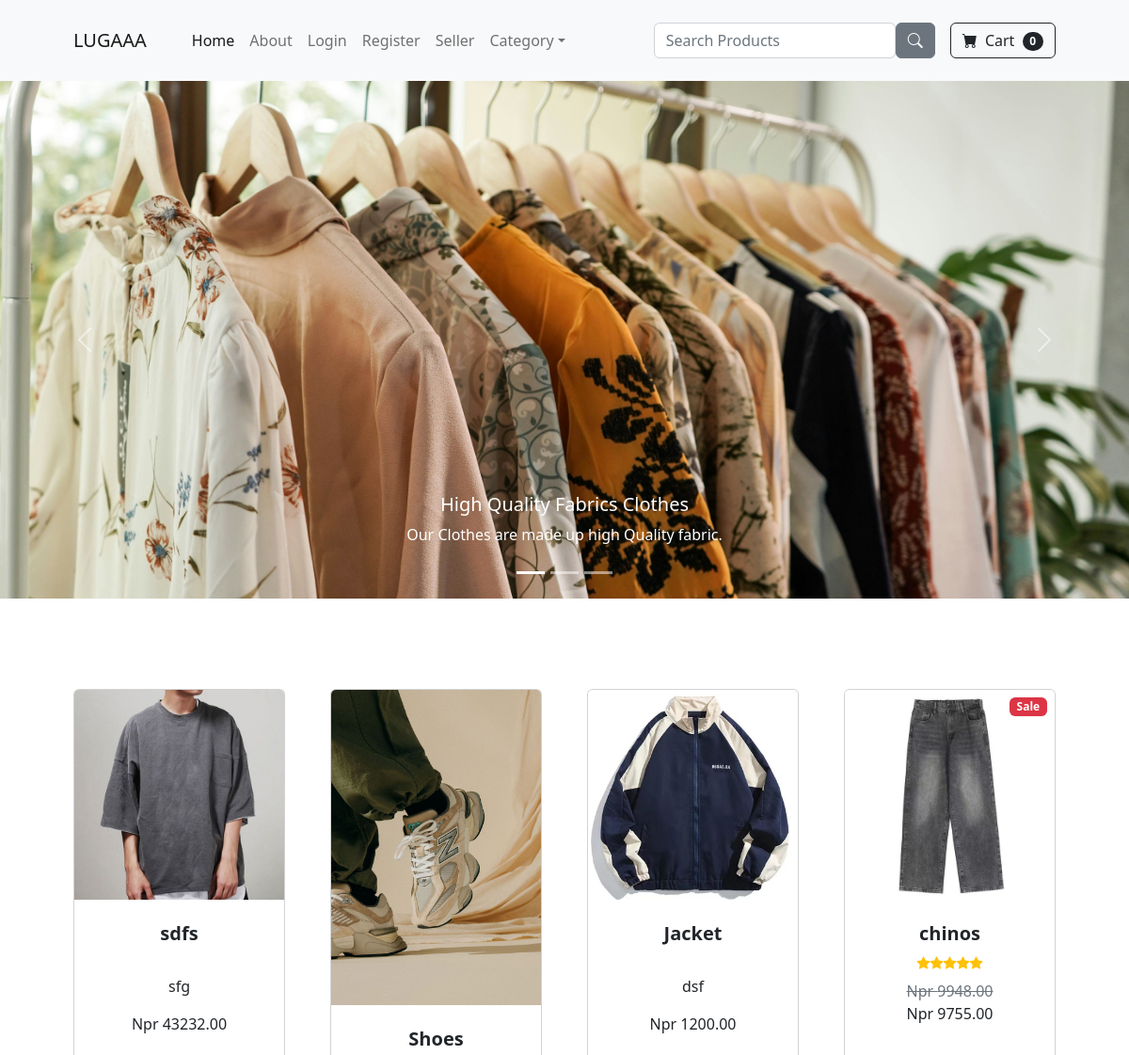
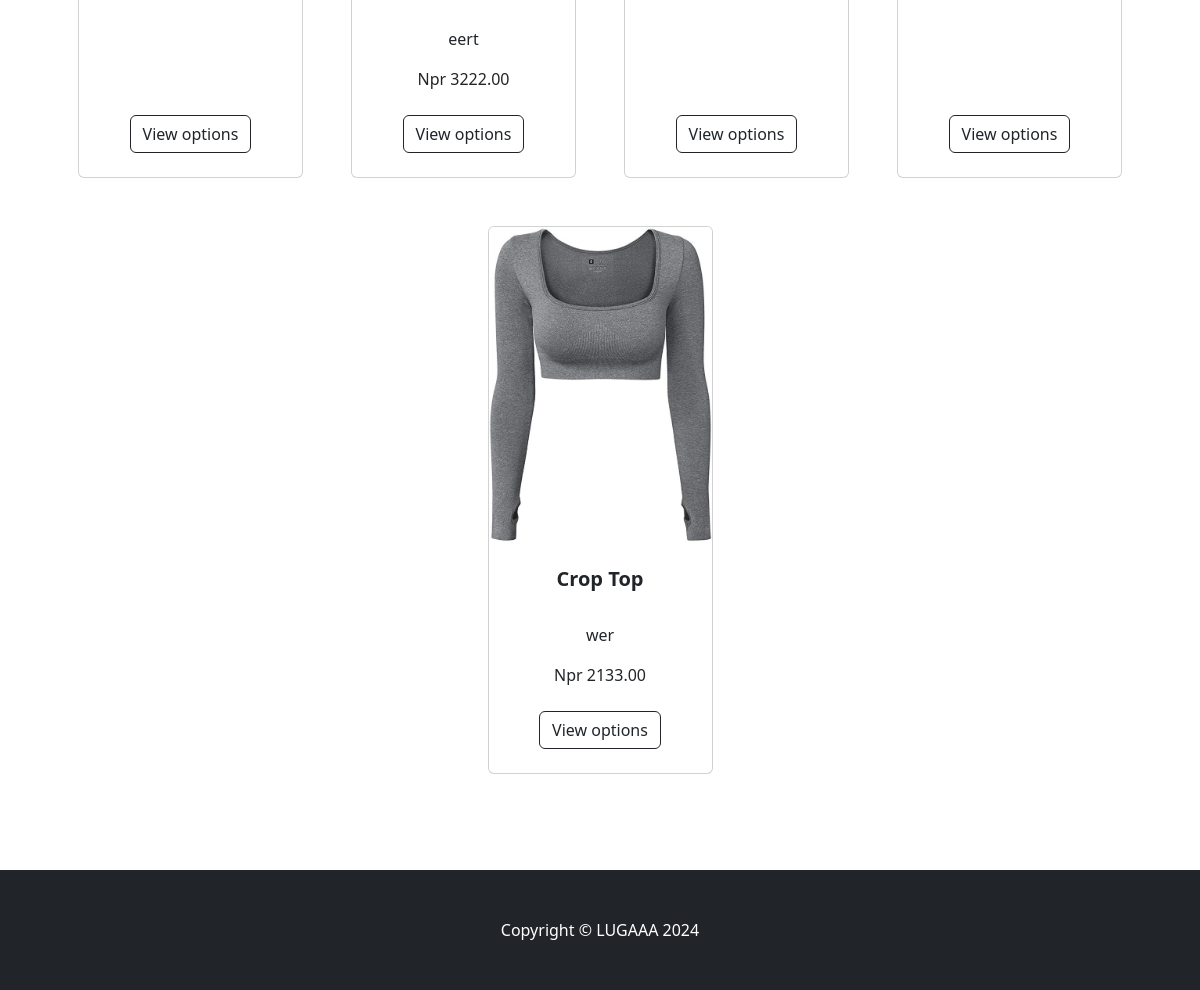
The app's page /, older data (2 pictures, top to bottom).
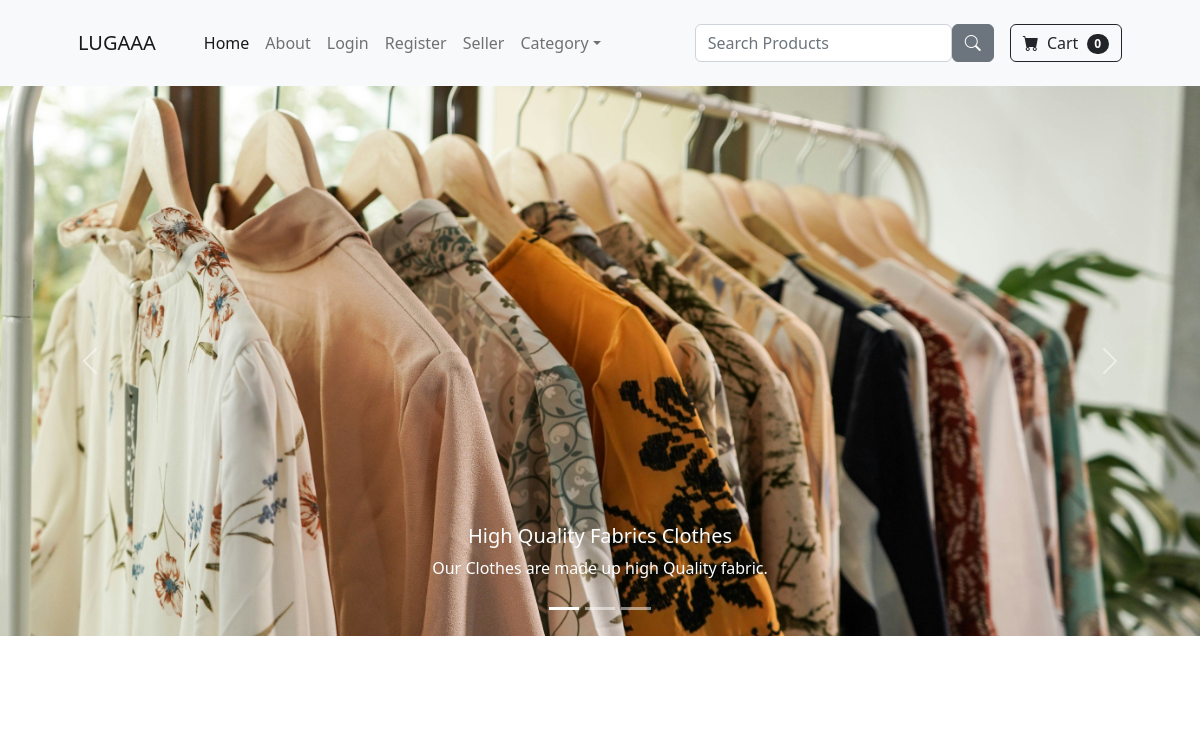
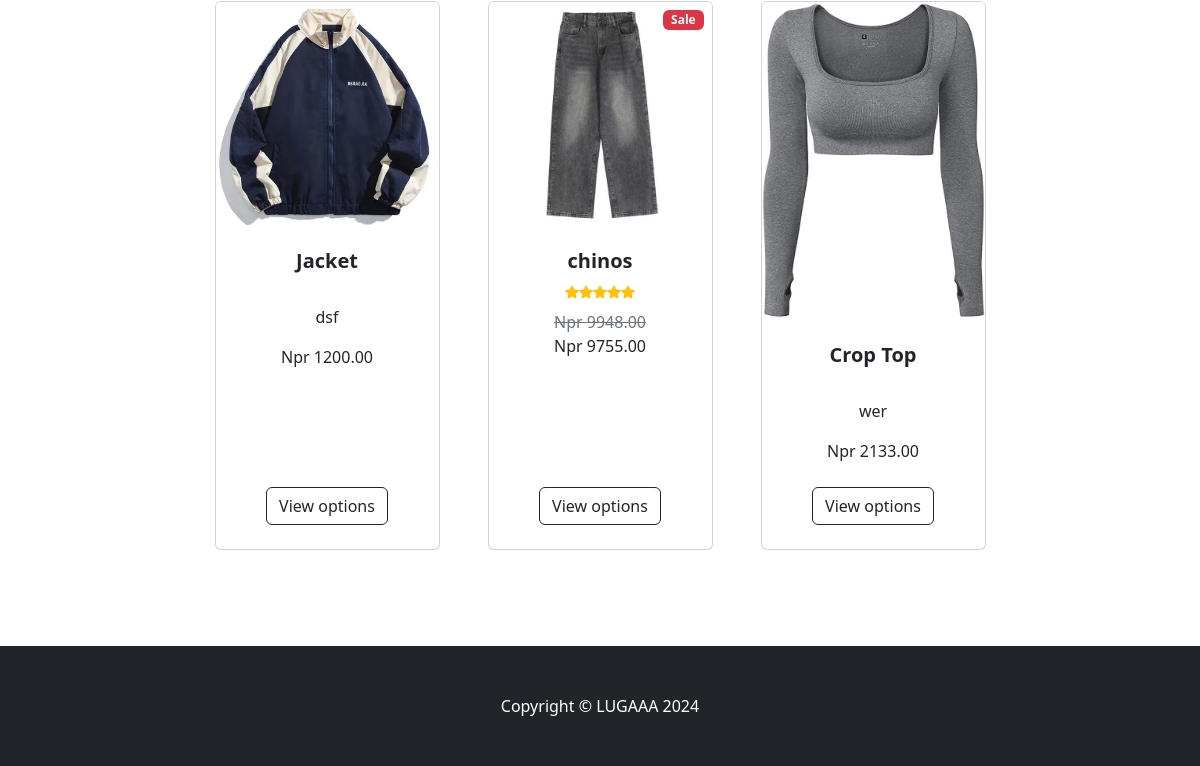
The same page, newer data (2 pictures, top to bottom).
### store/models.py (models this page shows, shortened)
class Product(models.Model):
    name =  models.CharField(max_length=100)
    price =  models.DecimalField(default=0, decimal_places=2, max_digits = 8)
    category =  models.ForeignKey(Category, on_delete=models.CASCADE, null=True, blank=True)
    description =  models.CharField(max_length=250, default='', blank = True, null=True)
    image = models.ImageField(upload_to='uploads/product/')
    is_sale = models.BooleanField(default= False)
    sale_price = models.DecimalField(default=0, decimal_places=2, max_digits = 8, null=True)
    in_stock =  models.PositiveIntegerField(default=1)

### store/views.py (the view)
# urls.py: 2. Add a URL to urlpatterns:  path('', views.home, name='home')
def home(request):
    products = Product.objects.all()
    return render(request, 'home.html', {"products": products})

### cart/cart.py (called while the page is built)
    def __len__(self):
        return len(self.cart)

### cart/context_processor.py (called while the page is built)
def cart(request):
    return {'cart': Cart(request)}

### store/templates/home.html (shortened to what this page needs)
{% extends 'base.html' %}
{% load static %}
{% block content %}
        <div id="carouselExampleCaptions" class="carousel slide">
          <div class="carousel-indicators">
            <button type="button" data-bs-target="#carouselExampleCaptions" data-bs-slide-to="0" class="active" aria-current="true" aria-label="Slide 1"></button>
            <button type="button" data-bs-target="#carouselExampleCaptions" data-bs-slide-to="1" aria-label="Slide 2"></button>
            <button type="button" data-bs-target="#carouselExampleCaptions" data-bs-slide-to="2" aria-label="Slide 3"></button>
          </div>
          <div class="carousel-inner">
            <div class="carousel-item active">
              <img src="/media/uploads/product/sliderimg.jpg" class="d-block mx-auto" alt="Image 1" style="width:1200px; height:550px; object-fit:cover;">
              <div class="carousel-caption d-none d-md-block">
                <h5>High Quality Fabrics Clothes</h5>
                <p>Our Clothes are made up high Quality fabric.</p>
              </div>
            </div>
          </div>
          <button class="carousel-control-prev" type="button" data-bs-target="#carouselExampleCaptions" data-bs-slide="prev">
            <span class="carousel-control-prev-icon" aria-hidden="true"></span>
          </button>
          <button class="carousel-control-next" type="button" data-bs-target="#carouselExampleCaptions" data-bs-slide="next">
            <span class="carousel-control-next-icon" aria-hidden="true"></span>
          </button>
        </div>
        <section class="py-5">
            <div class="container px-4 px-lg-5 mt-5">
                <div class="row gx-4 gx-lg-5 row-cols-2 row-cols-md-3 row-cols-xl-4 justify-content-center">
                   {% for product in products %}
                        {% if product.is_sale %}
                        <div class="col mb-5">
                            <div class="card h-100">
                                <div class="badge bg-danger text-white position-absolute" style="top: 0.5rem; right: 0.5rem">Sale</div>
                                <img class="card-img-top" src="{{ product.image.url }}" alt="..." />
                                <div class="card-body p-4">
                                    <div class="text-center">
                                        <h5 class="fw-bolder">{{  product.name }}</h5>
                                        <div class="d-flex justify-content-center small text-warning mb-2">
                                            <div class="bi-star-fill"></div>
                                            <div class="bi-star-fill"></div>
                                            <div class="bi-star-fill"></div>
                                            <div class="bi-star-fill"></div>
                                            <div class="bi-star-fill"></div>
                                        </div>
                                        <span class="text-muted text-decoration-line-through">Npr {{product.price}}</span><br>
                                        Npr {{product.sale_price}}
                                    </div>
                                </div>
                                <div class="card-footer p-4 pt-0 border-top-0 bg-transparent">
                                    <div class="text-center"><a class="btn btn-outline-dark mt-auto" href="{% url 'product' product.id %}">View options</a></div>
                                </div>
                            </div>
                        </div>
                        {% else %}
                    <div class="col mb-5">
                        <div class="card h-100">
                            <img class="card-img-top" src="{{ product.image.url }}" alt="..." />
                            <div class="card-body p-4">
                                <div class="text-center">
                                    <h5 class="fw-bolder">{{ product.name}}</h5><br>
                                    <p>{{ product.description }}</p>
                                    Npr {{product.price }}
                                </div>
                            </div>
                            <div class="card-footer p-4 pt-0 border-top-0 bg-transparent">
                                <div class="text-center"><a class="btn btn-outline-dark mt-auto" href="{% url 'product' product.id %}">View options</a></div>
                            </div>
                        </div>
                    </div>
                    {% endif %}
                    {% endfor %}
        </section>
{% endblock %}

### store/templates/base.html (shortened to what this page needs)
{% load static %}
<!DOCTYPE html>
<html lang="en">
    <head>
        <link href="https://cdn.jsdelivr.net/npm/bootstrap@5.3.0-alpha1/dist/css/bootstrap.min.css" rel="stylesheet">
        <link href="https://cdn.jsdelivr.net/npm/bootstrap-icons@1.5.0/font/bootstrap-icons.css" rel="stylesheet" />
        <link href="{% static 'css/styles.css'%}" rel="stylesheet" />
    </head>
    <body>
        {%  include 'navbar.html' %}
        {% block content %}
        {% endblock %}
        <footer class="py-5 bg-dark">
            <div class="container"><p class="m-0 text-center text-white">Copyright &copy; LUGAAA 2024</p></div>
        </footer>
    </body>
</html>

### store/templates/navbar.html (shortened to what this page needs)
<nav class="navbar navbar-expand-lg navbar-light bg-light">
    <div class="container px-4 px-lg-5">
        <a class="navbar-brand" href="{% url 'home'%}">LUGAAA</a>
        <div class="collapse navbar-collapse" id="navbarSupportedContent">
            <ul class="navbar-nav me-auto mb-2 mb-lg-0 ms-lg-4">
                <li class="nav-item"><a class="nav-link active" aria-current="page" href="{% url 'home'%}">Home</a></li>
                <li class="nav-item"><a class="nav-link" href="{% url 'about' %}">About</a></li>
                {% if user.is_authenticated %}
                    <li class="nav-item"><a class="nav-link" href="{% url 'logout' %}">Logout</a></li>
                    <li class="nav-item dropdown">
                        <a class="nav-link dropdown-toggle" id="navbarDropdown" href="#" role="button" data-bs-toggle="dropdown" aria-expanded="false">Profile</a>
                        <ul class="dropdown-menu" aria-labelledby="navbarDropdown">
                            <li><a class="dropdown-item" href="{% url 'update_user' %}">User Profile</a></li>
                            <li><hr class="dropdown-divider" /></li>
                            <li><a class="dropdown-item" href="{% url 'update_info' %}">User Info</a></li>
                        </ul>
                    </li>
                    <li class="nav-item"><a class="nav-link" href="{% url 'order_tracking' %}">My Orders</a></li>
                {% else %}
                <li class="nav-item"><a class="nav-link" href="{% url 'login' %}">Login</a></li>
                <li class="nav-item"><a class="nav-link" href="{% url 'register' %}">Register</a></li>
                {% endif %}
                <li class="nav-item"><a class="nav-link" href="{% url 'seller_login'%}">Seller</a></li>
                <li class="nav-item dropdown">
                    <a class="nav-link dropdown-toggle" id="navbarDropdown" href="#" role="button" data-bs-toggle="dropdown" aria-expanded="false">Category</a>
                </li>
            </ul>
            <div class="mb-3 mx-3 d-flex align-items-center mt-3 mr-3" >
                <form method="POST" action="{% url 'search' %}" class="d-flex align-items-center flex-grow-1">
                <input type="text" class="form-control" id="exampleFormControlInput1" placeholder="Search Products" name="searched">
                    <button type="submit" class="btn btn-secondary"><i class="bi bi-search"></i></button>
                </form>
              </div>
            <form class="d-flex">
    <a href = "{% url 'cart_summary' %}" class="btn btn-outline-dark"> <i class="bi-cart-fill me-1"></i>
        Cart
        <span class="badge bg-dark text-white ms-1 rounded-pill" id="cart_quantity">{{ cart|length }}</span></a>
            </form>
        </div>
    </div>
</nav>

Row changes from the older to the newer data that the page shows:
removed Product: image (picture), name "sdfs", description "sfg", price "43232.00"
removed Product: image (picture), name "Shoes", description "eert", price "3222.00"
